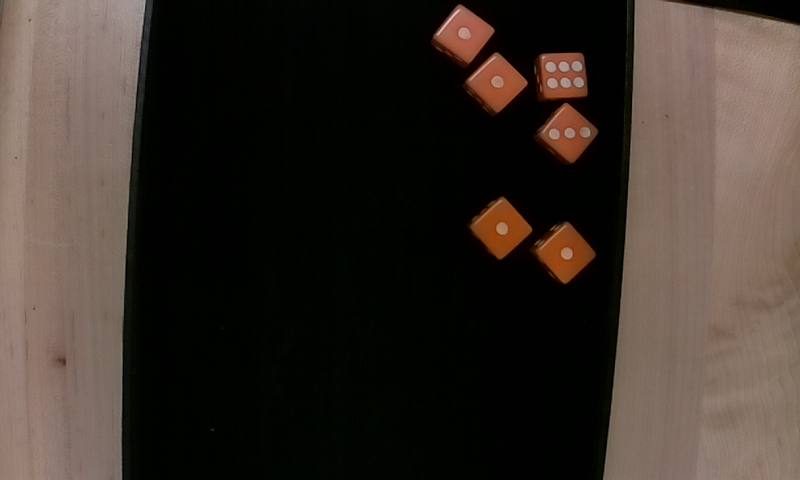
#> input picture opencv-recognize-dice/Pics/image 2.jpg, 800 x 480 px
$ python opencv-get-best-hsv-threshold-values-manually-using-gui.py
#> lines starting #> are read from the running program, lines starting #| are printed output that depends on the picture; after the words box and inside, x2 and y2 are one past the last pixel; in counts of white or black regions, pixels touching at a corner belong together
# orignal source https://stackoverflow.com/a/26044115

import cv2
import numpy as np


image = cv2.imread('Pics/image 2.jpg')
#> image is the input picture: shape (480, 800, 3); mean B, G, R 41.3, 48.2, 57.3
image = image[:, 147:604]
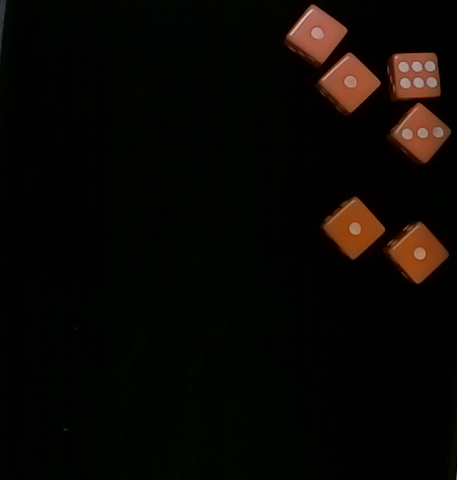
#> image: shape (480, 457, 3); mean B, G, R 3.2, 7.3, 9.6
image = cv2.resize(image, (0,0), fx=1.0, fy=1.0)
hsv = cv2.cvtColor(image, cv2.COLOR_BGR2HSV)
#> hsv: shape (480, 457, 3); mean H, S, V 49.8, 245.3, 11.5

def nothing(x):
    pass

# Creating a window for later use
cv2.namedWindow('result')

# Starting with 100's to prevent error while masking
lower_h, lower_s, lower_v = 100,100,100
upper_h, upper_s, upper_v = 100,100,100


# Creating lower track bar
cv2.createTrackbar('lower_h', 'result', 0, 179, nothing)
cv2.createTrackbar('lower_s', 'result', 0, 255, nothing)
cv2.createTrackbar('lower_v', 'result', 0, 255, nothing)

# Creating upper track bar
cv2.createTrackbar('upper_h', 'result', 0, 179, nothing)
cv2.createTrackbar('upper_s', 'result', 0, 255, nothing)
cv2.createTrackbar('upper_v', 'result', 0, 255, nothing)

while(1):
    # get info from track bar and appy to result
    lower_h = cv2.getTrackbarPos('lower_h', 'result')
    lower_s = cv2.getTrackbarPos('lower_s', 'result')
    lower_v = cv2.getTrackbarPos('lower_v', 'result')

    upper_h = cv2.getTrackbarPos('upper_h', 'result')
    upper_s = cv2.getTrackbarPos('upper_s', 'result')
    upper_v = cv2.getTrackbarPos('upper_v', 'result')

    # Normal masking algorithm
    lower = np.array([lower_h, lower_s, lower_v])
    upper = np.array([upper_h, upper_s, upper_v])

    mask = cv2.inRange(hsv, lower, upper)
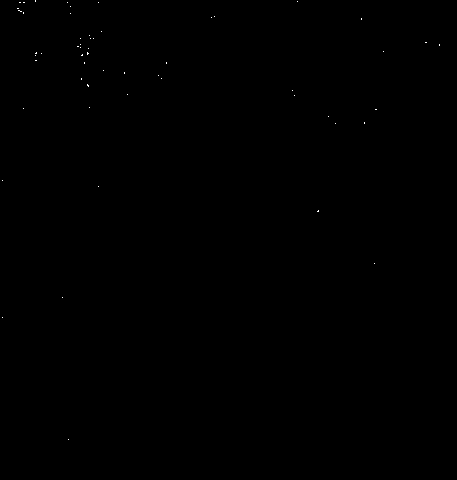
#> mask: shape (480, 457); 0.04% white in thin lines or dots, all inside (x1, y1, x2, y2) = (2, 0, 440, 440)

    # result = cv2.bitwise_and(image, image, mask=mask)

    cv2.imshow('result',mask)

    k = cv2.waitKey(5) & 0xFF
#> (key Esc is pressed here)
    if k == 27:
        break

# cap.release()

cv2.destroyAllWindows()

$ run again, with opencv-recognize-dice/Pics/image 1.jpg copied over opencv-recognize-dice/Pics/image 2.jpg
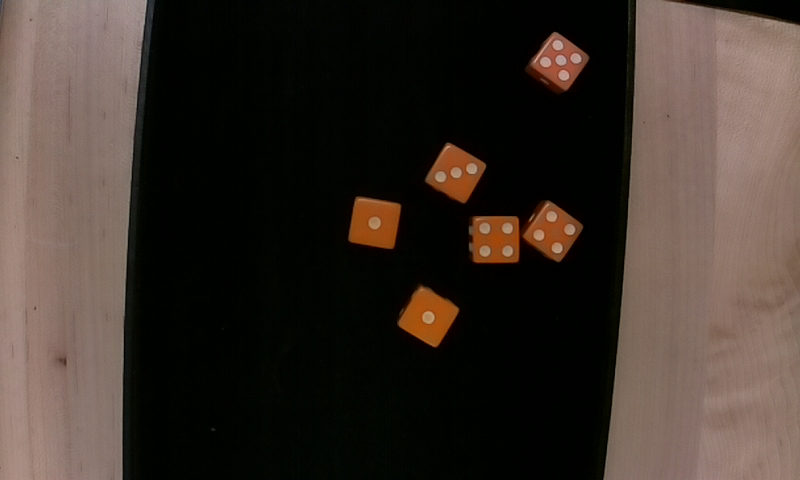
#> input picture opencv-recognize-dice/Pics/image 1.jpg, 800 x 480 px
#> image is the input picture: shape (480, 800, 3); mean B, G, R 42, 49.1, 59.2
#> `image = image[:, 147:604]`:
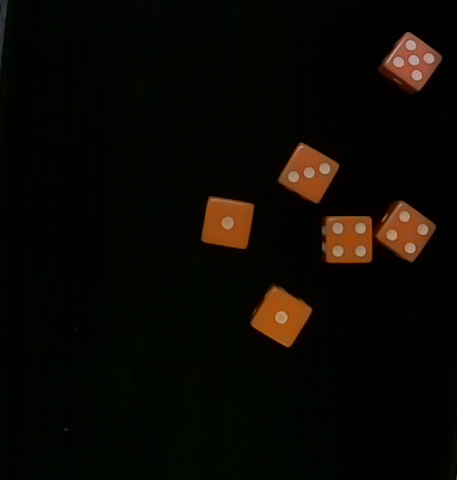
#> image: shape (480, 457, 3); mean B, G, R 2.8, 7.8, 10.3
#> hsv: shape (480, 457, 3); mean H, S, V 48.7, 243.4, 12.1
#> mask: shape (480, 457); 0.02% white in thin lines or dots, all inside (x1, y1, x2, y2) = (3, 1, 411, 480)

$ run again, with opencv-recognize-dice/Pics/image 3.jpg copied over opencv-recognize-dice/Pics/image 2.jpg
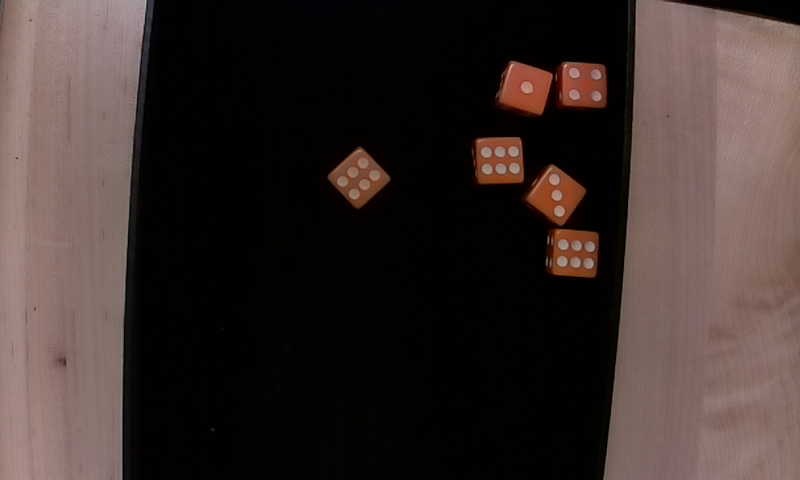
#> input picture opencv-recognize-dice/Pics/image 3.jpg, 800 x 480 px
#> image is the input picture: shape (480, 800, 3); mean B, G, R 43.3, 46.6, 57.9
#> `image = image[:, 147:604]`:
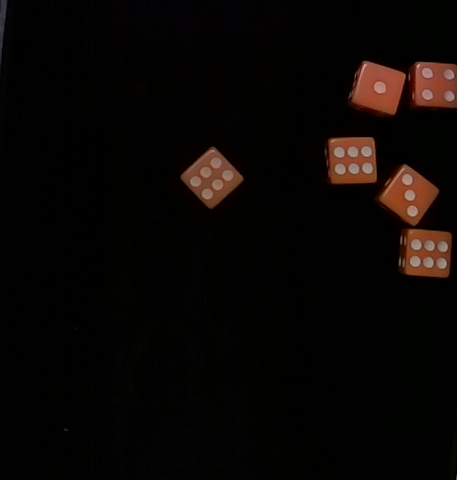
#> image: shape (480, 457, 3); mean B, G, R 3.8, 5.9, 9.5
#> hsv: shape (480, 457, 3); mean H, S, V 34.7, 188, 9.9
#> `mask = cv2.inRange(hsv, lower, upper)`:
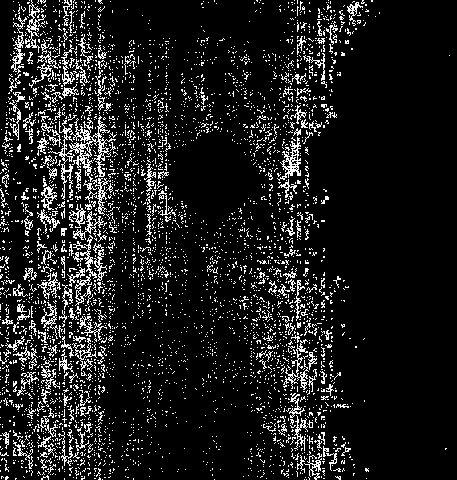
#> mask: shape (480, 457); 11.1% white in thin lines or dots
